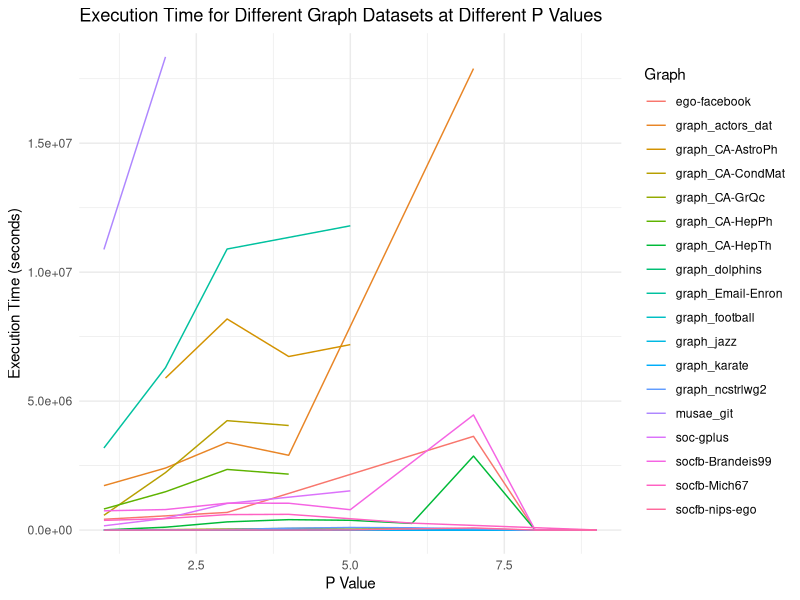
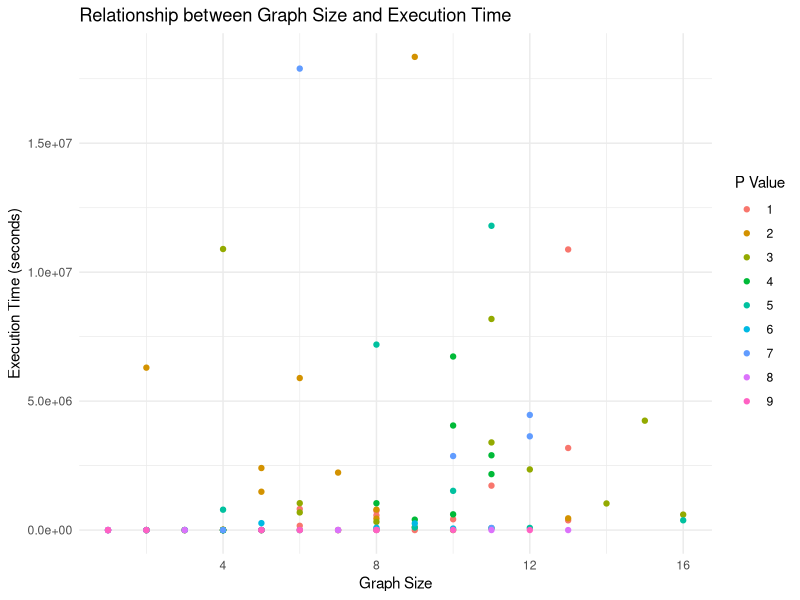
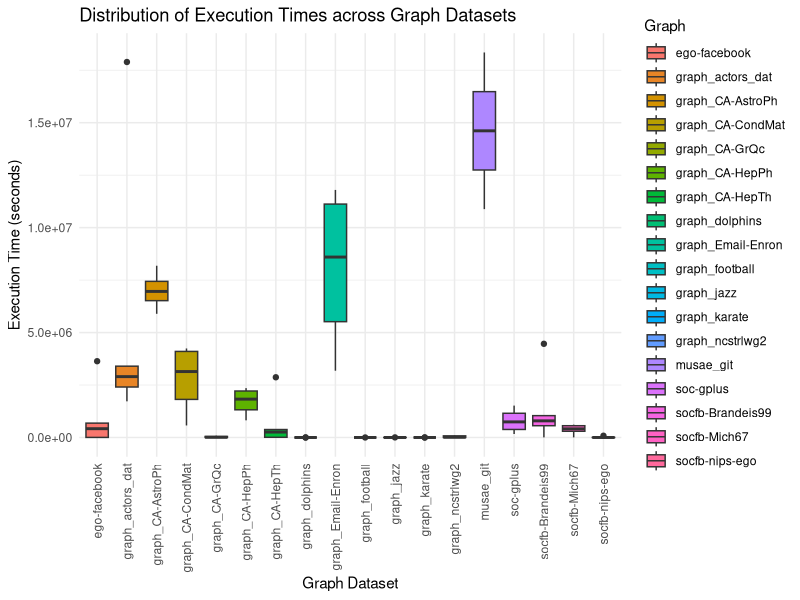
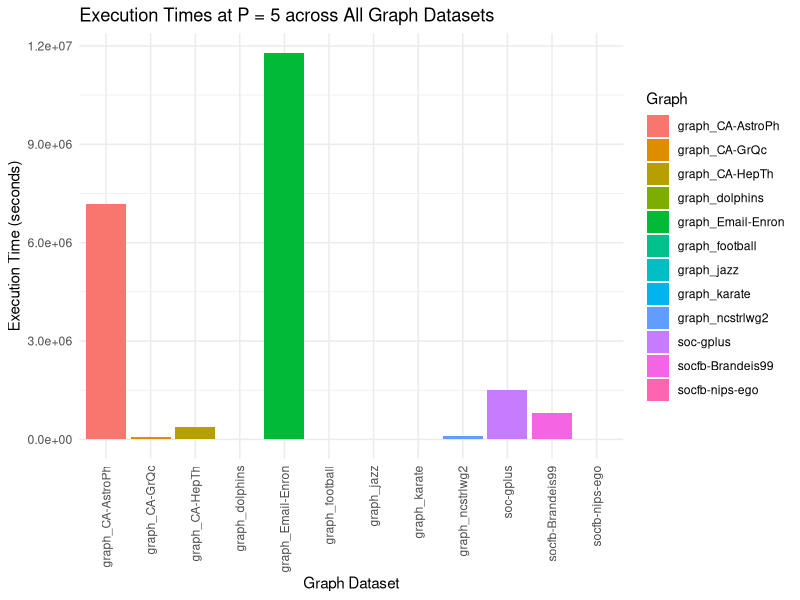
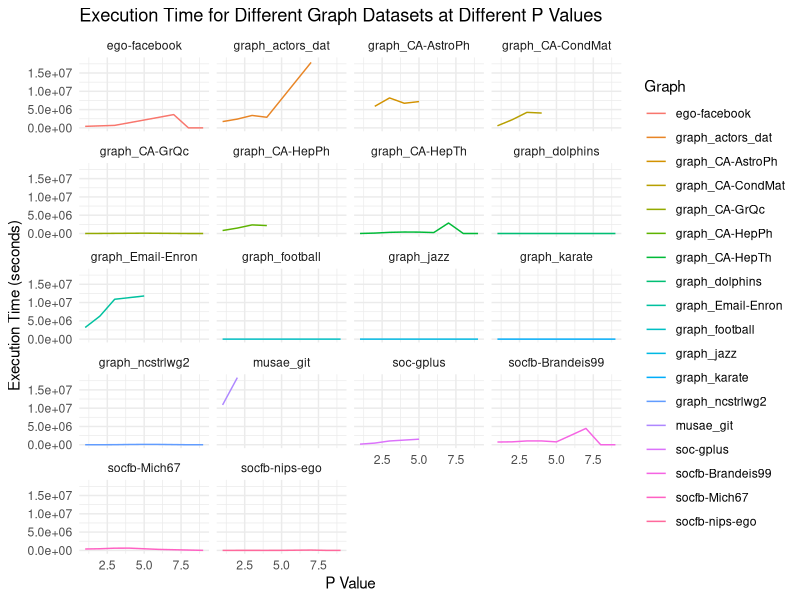

Generate these figures, in order, with R:
# Load required libraries
# install.packages("ggplot2")
# install.packages("dplyr")
library(ggplot2)
library(dplyr)

# Read the data from CSV file
data <- read.csv("Data_IC.csv")

# 1. Compare the execution time for different graph datasets at different values of P
p1 <- ggplot(data, aes(x = P, y = Execution.time, group = Graph, color = Graph)) +
  geom_line() +
  labs(title = "Execution Time for Different Graph Datasets at Different P Values",
       x = "P Value",
       y = "Execution Time (seconds)") +
  theme_minimal()

# 2. Examine the relationship between graph size and execution time
p2 <- ggplot(data, aes(x = Size, y = Execution.time, color = as.factor(P))) +
  geom_point() +
  labs(title = "Relationship between Graph Size and Execution Time",
       x = "Graph Size",
       y = "Execution Time (seconds)",
       color = "P Value") +
  theme_minimal()

# 3. Analyze the distribution of execution times across graph datasets
p3 <- ggplot(data, aes(x = Graph, y = Execution.time, fill = Graph)) +
  geom_boxplot() +
  labs(title = "Distribution of Execution Times across Graph Datasets",
       x = "Graph Dataset",
       y = "Execution Time (seconds)") +
  theme_minimal() +
  theme(axis.text.x = element_text(angle = 90, hjust = 1, vjust = 0.5))

# 4. Compare the execution times at a specific value of P (e.g., P = 5) across all graph datasets
specific_r_value <- 5
data_specific_r <- data %>% filter(P == specific_r_value)

p4 <- ggplot(data_specific_r, aes(x = Graph, y = Execution.time, fill = Graph)) +
  geom_bar(stat = "identity") +
  labs(title = paste("Execution Times at P =", specific_r_value, "across All Graph Datasets"),
       x = "Graph Dataset",
       y = "Execution Time (seconds)") +
  theme_minimal() +
  theme(axis.text.x = element_text(angle = 90, hjust = 1, vjust = 0.5))

# Display the plots
p1
p2
p3
p4

# Compare the execution time for different graph datasets at different values of P (Faceted)
p1_faceted <- ggplot(data, aes(x = P, y = Execution.time, group = Graph, color = Graph)) +
  geom_line() +
  labs(title = "Execution Time for Different Graph Datasets at Different P Values",
       x = "P Value",
       y = "Execution Time (seconds)") +
  theme_minimal() +
  facet_wrap(~ Graph, ncol = 4) # Adjust 'ncol' to change the number of columns in the grid

# Display the faceted plot
p1_faceted
